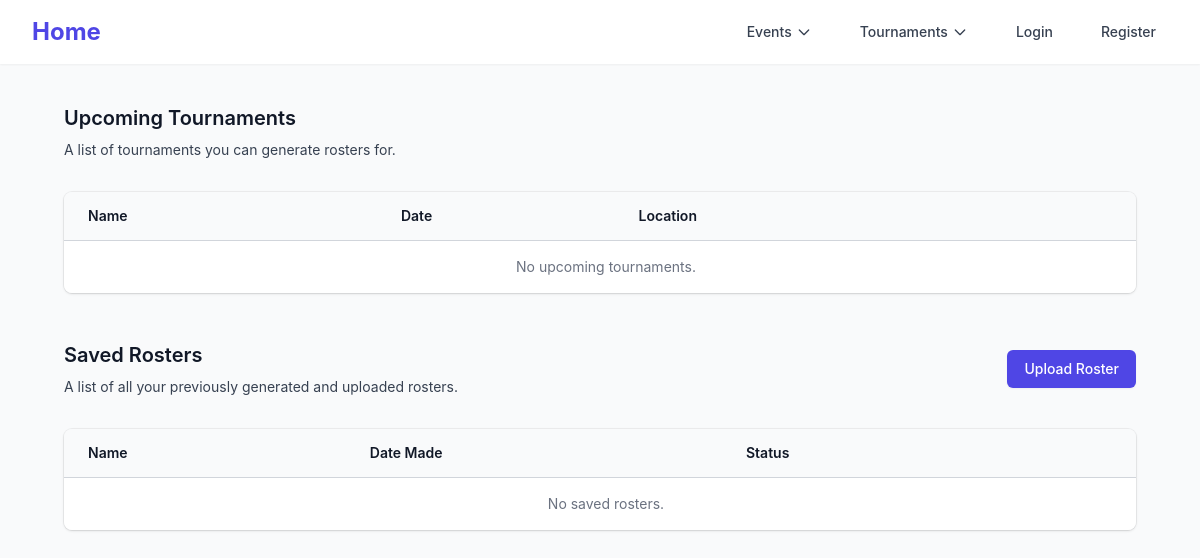
The page /rosters/ on the database as committed earlier.
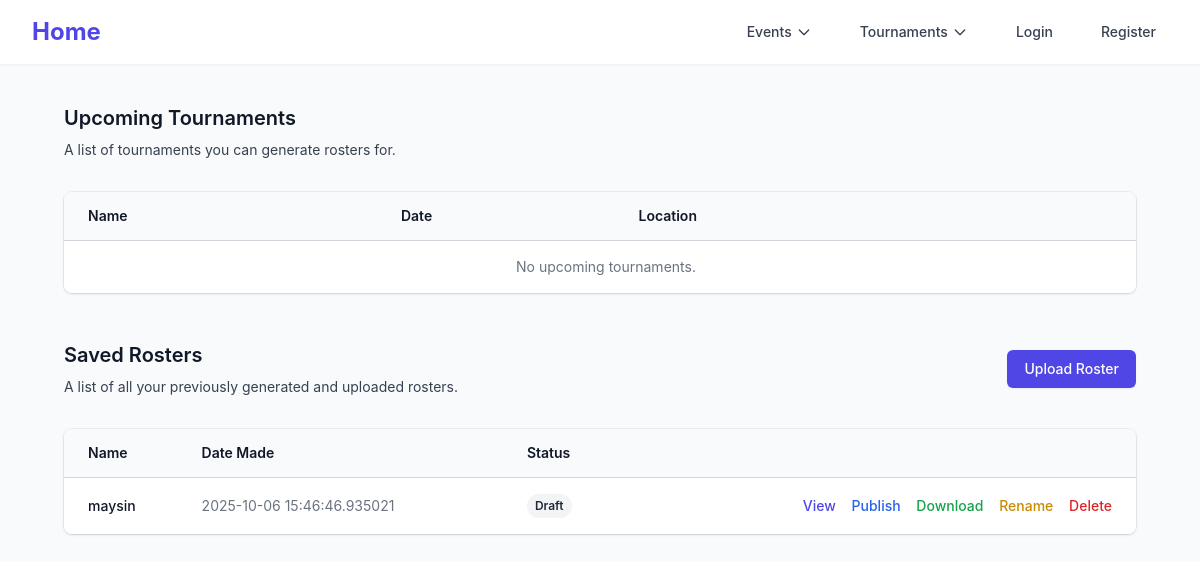
The same page on the database as committed later.
### mason_snd/models/rosters.py (models this page shows)
class Roster(db.Model):
    id = db.Column(db.Integer, primary_key=True)
    name = db.Column(db.String)
    published = db.Column(db.Boolean, default=False)
    published_at = db.Column(db.DateTime, nullable=True)
    tournament_id = db.Column(db.Integer, db.ForeignKey('tournament.id'), nullable=True)
    tournament = db.relationship('Tournament', foreign_keys=[tournament_id], backref='rosters')
    date_made = db.Column(db.DateTime, default=lambda: datetime.now(pytz.timezone('US/Eastern')))

### mason_snd/blueprints/rosters/rosters.py (the view)
@rosters_bp.route('/')
def index():
    tournaments = Tournament.query.all()
    rosters = Roster.query.all()
    upcoming_tournaments = []
    now = datetime.now()
    for tournament in tournaments:
        if tournament.signup_deadline and tournament.signup_deadline > now:
            upcoming_tournaments.append(tournament)
    return render_template('rosters/index.html', upcoming_tournaments=upcoming_tournaments, tournaments=tournaments, rosters=rosters)

### mason_snd/templates/rosters/index.html (shortened to what the changed rows need)
{% extends "rosters/base.html" %}
{% block content %}
<div class="px-4 sm:px-6 lg:px-8">
    <div class="sm:flex sm:items-center">
        <div class="sm:flex-auto">
            <h1 class="text-xl font-semibold text-gray-900">Upcoming Tournaments</h1>
        </div>
    </div>
    <div class="mt-8 flex flex-col">
        <div class="-my-2 -mx-4 overflow-x-auto sm:-mx-6 lg:-mx-8">
            <div class="inline-block min-w-full py-2 align-middle md:px-6 lg:px-8">
                <div class="overflow-hidden shadow ring-1 ring-black ring-opacity-5 md:rounded-lg">
                    <table class="min-w-full divide-y divide-gray-300">
                        <thead class="bg-gray-50">
                            <tr>
                                <th scope="col" class="py-3.5 pl-4 pr-3 text-left text-sm font-semibold text-gray-900 sm:pl-6">Name</th>
                                <th scope="col" class="px-3 py-3.5 text-left text-sm font-semibold text-gray-900">Date</th>
                                <th scope="col" class="px-3 py-3.5 text-left text-sm font-semibold text-gray-900">Location</th>
                                <th scope="col" class="relative py-3.5 pl-3 pr-4 sm:pr-6"><span class="sr-only">Actions</span></th>
                            </tr>
                        </thead>
                    </table>
                </div>
            </div>
        </div>
    </div>
    <div class="sm:flex sm:items-center mt-12">
        <div class="sm:flex-auto">
            <h1 class="text-xl font-semibold text-gray-900">Saved Rosters</h1>
        </div>
    </div>
    <div class="mt-8 flex flex-col">
        <div class="-my-2 -mx-4 overflow-x-auto sm:-mx-6 lg:-mx-8">
            <div class="inline-block min-w-full py-2 align-middle md:px-6 lg:px-8">
                <div class="overflow-hidden shadow ring-1 ring-black ring-opacity-5 md:rounded-lg">
                    <table class="min-w-full divide-y divide-gray-300">
                         <thead class="bg-gray-50">
                            <tr>
                                <th scope="col" class="py-3.5 pl-4 pr-3 text-left text-sm font-semibold text-gray-900 sm:pl-6">Name</th>
                                <th scope="col" class="px-3 py-3.5 text-left text-sm font-semibold text-gray-900">Date Made</th>
                                <th scope="col" class="px-3 py-3.5 text-left text-sm font-semibold text-gray-900">Status</th>
                                <th scope="col" class="relative py-3.5 pl-3 pr-4 sm:pr-6"><span class="sr-only">Actions</span></th>
                            </tr>
                        </thead>
                        <tbody class="divide-y divide-gray-200 bg-white">
                            {% for roster in rosters %}
                            <tr>
                                <td class="whitespace-nowrap py-4 pl-4 pr-3 text-sm font-medium text-gray-900 sm:pl-6">{{ roster.name }}</td>
                                <td class="whitespace-nowrap px-3 py-4 text-sm text-gray-500">{{ roster.date_made }}</td>
                                <td class="whitespace-nowrap px-3 py-4 text-sm">
                                    {% if roster.published %}
                                        <span class="inline-flex px-2 py-1 text-xs font-semibold rounded-full bg-green-100 text-green-800">Published</span>
                                    {% else %}
                                        <span class="inline-flex px-2 py-1 text-xs font-semibold rounded-full bg-gray-100 text-gray-800">Draft</span>
                                    {% endif %}
                                </td>
                                <td class="relative whitespace-nowrap py-4 pl-3 pr-4 text-right text-sm font-medium sm:pr-6 space-x-3">
                                    <a href="{{ url_for('rosters.view_roster', roster_id=roster.id) }}" class="text-[color:var(--color-primary-600)] hover:text-[color:var(--color-primary-700)]">View</a>
                                    {% if roster.published %}
                                        <a href="{{ url_for('rosters.unpublish_roster', roster_id=roster.id) }}" onclick="return confirm('Are you sure you want to unpublish this roster?')" class="text-orange-600 hover:text-orange-800">Unpublish</a>
                                    {% else %}
                                        <a href="{{ url_for('rosters.publish_roster', roster_id=roster.id) }}" onclick="return confirm('Are you sure you want to publish this roster? Users will be notified.')" class="text-blue-600 hover:text-blue-800">Publish</a>
                                    {% endif %}
                                    <a href="{{ url_for('rosters.download_roster', roster_id=roster.id) }}" class="text-green-600 hover:text-green-800">Download</a>
                                    <a href="{{ url_for('rosters.rename_roster', roster_id=roster.id) }}" class="text-yellow-600 hover:text-yellow-800">Rename</a>
                                    <a href="{{ url_for('rosters.delete_roster', roster_id=roster.id) }}" onclick="return confirm('Are you sure?')" class="text-red-600 hover:text-red-800">Delete</a>
                                </td>
                            </tr>
                            {% else %}
                            <tr>
                                <td colspan="4" class="whitespace-nowrap py-4 pl-4 pr-3 text-sm text-center text-gray-500 sm:pl-6">No saved rosters.</td>
                            </tr>
                            {% endfor %}
                        </tbody>
                    </table>
                </div>
            </div>
        </div>
    </div>
</div>
{% endblock %}

Rows that differ between the two databases and show on the page:
added Roster: name "maysin", date_made "2025-10-06 15:46:46.935021", published "Draft"
Other text that changed with them:
text no longer shown: "No saved rosters."
